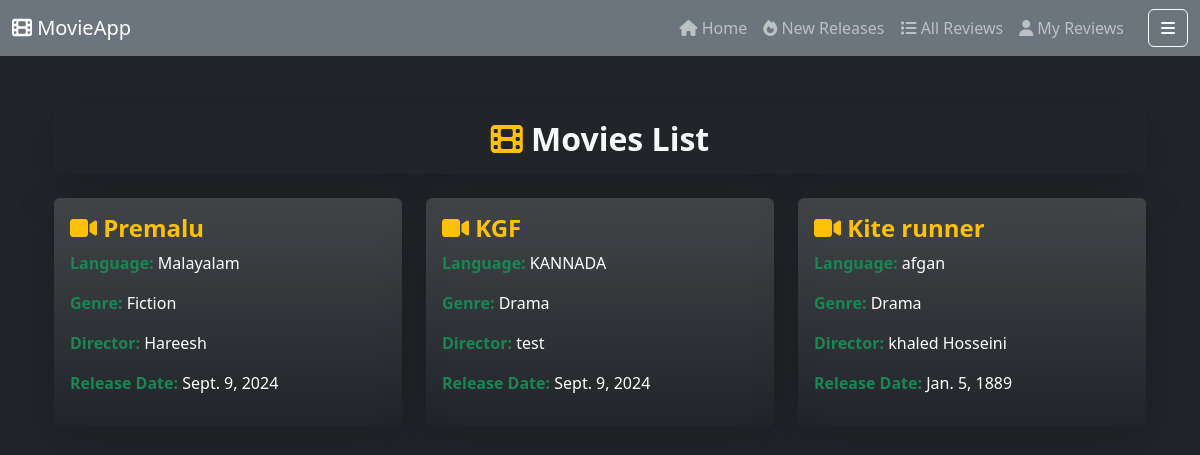
The app's page /ReviewApp/ShowMovie (signed in), older data.
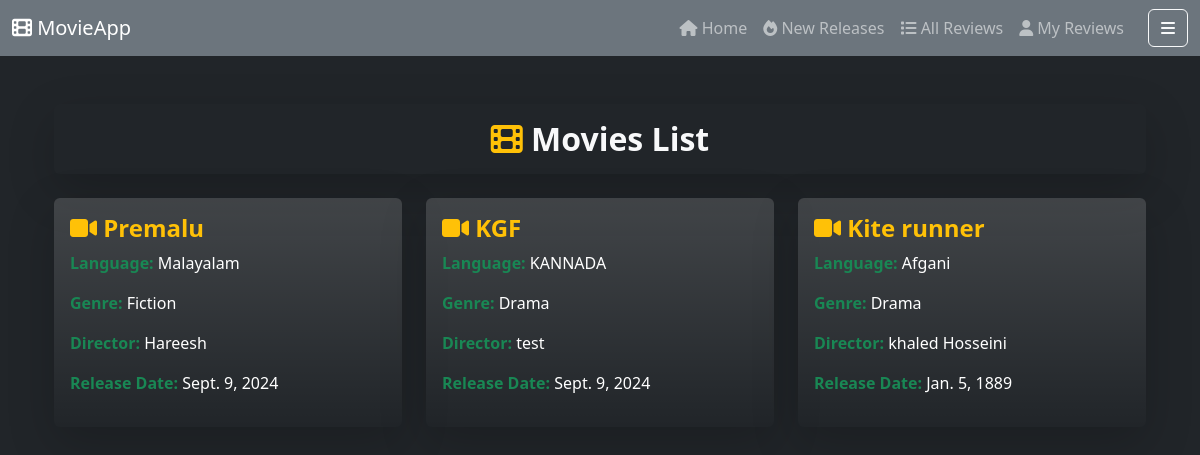
The same page, newer data.
### movieapp/models.py (models this page shows, shortened)
class Movie(models.Model):
    name = models.CharField(max_length=255)
    language = models.CharField(max_length=100)
    release_date = models.DateField()
    genre = models.CharField(max_length=100)
    director = models.CharField(max_length=255)

### movieapp/views.py (the view)
# urls.py: path('ReviewApp/ShowMovie',ShowMovieView.as_view(),name="allmovies"),
@method_decorator(is_login, name='dispatch')
class ShowMovieView(View):
    def get(self, request):
        data = Movie.objects.all().order_by('-release_date')
        return render(request, "newrelease.html", {"form": data})

### movieapp/views.py (called while the page is built)
def is_login(fn):
    def wrapper(request, *args, **kwargs):
        if not request.user.is_authenticated:
            return redirect("login")
        return fn(request, *args, **kwargs)
    return wrapper

### movieapp/templates/newrelease.html
{% extends 'base.html' %}
{% block content %}
<body class="bg-dark text-white">
    <div class="container mt-5">
        <h2 class="text-center mb-4 fw-bold p-3 rounded shadow-lg text-light">
            <i class="fas fa-film text-warning"></i> Movies List
        </h2>
        {% if form %}
            <div class="row">
                {% for movie in form %}
                    <div class="col-md-6 col-lg-4">
                        <div class="card bg-gradient shadow-lg mb-4 rounded border-0" style="background: linear-gradient(135deg, #2c3e50, #4b6584);">
                            <div class="card-body text-white">
                                <h4 class="card-title fw-bold text-warning">
                                    <i class="fas fa-video"></i> {{ movie.name }}
                                </h4>
                                <p><strong class="text-success">Language:</strong> {{ movie.language }}</p>
                                <p><strong class="text-success">Genre:</strong> {{ movie.genre }}</p>
                                <p><strong class="text-success">Director:</strong> {{ movie.director }}</p>
                                <p><strong class="text-success">Release Date:</strong> {{ movie.release_date }}</p>
                            </div>
                        </div>
                    </div>
                {% endfor %}
            </div>
        {% else %}
            <p class="text-center text-muted">No movies added yet.</p>
        {% endif %}
    </div>
</body>
{% endblock %}

Row changes from the older to the newer data that the page shows:
changed Movie "Kite runner": language "afgan" → "Afgani"
